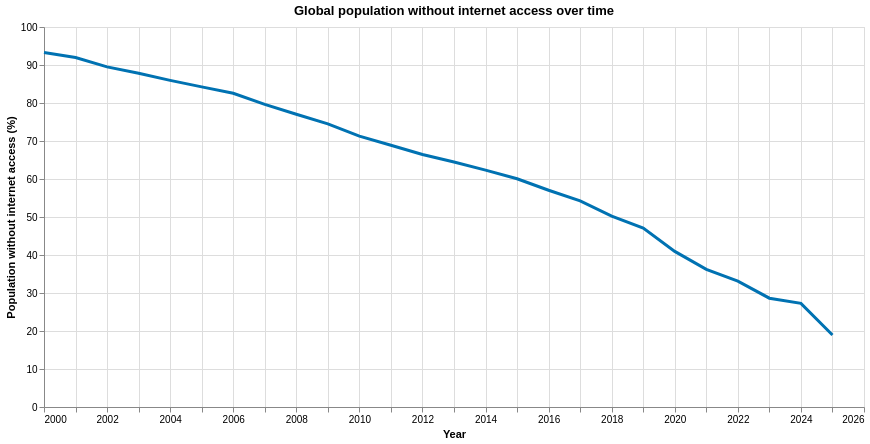

Here is the notebook cell this chart was saved with:
### Markdown cell above
## Global population-weighted trend

This line uses country population weights, so larger countries contribute more to the global estimate.

### Code cell
trend_rows = []
for year, group in result['joined'].groupby('year'):
    trend_rows.append({
        'year': year,
        'global_access_pct': (group['indicator_value'] * group['country_population']).sum() / group['country_population'].sum(),
        'global_without_access_pct': (group['deprivation_proxy'] * group['country_population']).sum() / group['country_population'].sum(),
        'countries_with_data': group['code'].nunique(),
    })
global_trend = pd.DataFrame(trend_rows).sort_values('year')
trend_line = (
    alt.Chart(global_trend)
    .mark_line(color='#0072B2', strokeWidth=3)
    .encode(
        x=alt.X('year:Q', title='Year', axis=alt.Axis(format='d')),
        y=alt.Y('global_without_access_pct:Q', title='Population without internet access (%)'),
        tooltip=[
            alt.Tooltip('year:O', title='Year'),
            alt.Tooltip('global_without_access_pct:Q', title='Without access (%)', format='.2f'),
            alt.Tooltip('global_access_pct:Q', title='Internet use (%)', format='.2f'),
            alt.Tooltip('countries_with_data:Q', title='Countries with data'),
        ],
    )
    .properties(width=820, height=380, title='Global population without internet access over time')
)
trend_line

### Figure 1 — Vega-Lite specification as saved in the notebook (floating-point values rounded to 4 significant figures)
{"config": {"view": {"continuousWidth": 300, "continuousHeight": 300}}, "data": {"name": "data-3feb151657dde490228e6ed352afacd1"}, "mark": {"type": "line", "color": "#0072B2", "strokeWidth": 3}, "encoding": {"tooltip": [{"field": "year", "title": "Year", "type": "ordinal"}, {"field": "global_without_access_pct", "format": ".2f", "title": "Without access (%)", "type": "quantitative"}, {"field": "global_access_pct", "format": ".2f", "title": "Internet use (%)", "type": "quantitative"}, {"field": "countries_with_data", "title": "Countries with data", "type": "quantitative"}], "x": {"axis": {"format": "d"}, "field": "year", "title": "Year", "type": "quantitative"}, "y": {"field": "global_without_access_pct", "title": "Population without internet access (%)", "type": "quantitative"}}, "height": 380, "title": "Global population without internet access over time", "width": 820, "$schema": "https://vega.github.io/schema/vega-lite/v6.4.1.json", "datasets": {"data-3feb151657dde490228e6ed352afacd1": [{"year": 2000, "global_access_pct": 6.736, "global_without_access_pct": 93.26, "countries_with_data": 197}, {"year": 2001, "global_access_pct": 8.044, "global_without_access_pct": 91.96, "countries_with_data": 200}, {"year": 2002, "global_access_pct": 10.5, "global_without_access_pct": 89.5, "countries_with_data": 203}, {"year": 2003, "global_access_pct": 12.18, "global_without_access_pct": 87.82, "countries_with_data": 196}, {"year": 2004, "global_access_pct": 14.05, "global_without_access_pct": 85.95, "countries_with_data": 199}, {"year": 2005, "global_access_pct": 15.75, "global_without_access_pct": 84.25, "countries_with_data": 200}, {"year": 2006, "global_access_pct": 17.43, "global_without_access_pct": 82.57, "countries_with_data": 201}, {"year": 2007, "global_access_pct": 20.37, "global_without_access_pct": 79.63, "countries_with_data": 204}, {"year": 2008, "global_access_pct": 22.96, "global_without_access_pct": 77.04, "countries_with_data": 203}, {"year": 2009, "global_access_pct": 25.49, "global_without_access_pct": 74.51, "countries_with_data": 203}, {"year": 2010, "global_access_pct": 28.72, "global_without_access_pct": 71.28, "countries_with_data": 202}, {"year": 2011, "global_access_pct": 31.11, "global_without_access_pct": 68.89, "countries_with_data": 205}, {"year": 2012, "global_access_pct": 33.55, "global_without_access_pct": 66.45, "countries_with_data": 204}, {"year": 2013, "global_access_pct": 35.53, "global_without_access_pct": 64.47, "countries_with_data": 202}, {"year": 2014, "global_access_pct": 37.66, "global_without_access_pct": 62.34, "countries_with_data": 202}, {"year": 2015, "global_access_pct": 39.95, "global_without_access_pct": 60.05, "countries_with_data": 202}, {"year": 2016, "global_access_pct": 42.96, "global_without_access_pct": 57.04, "countries_with_data": 204}, {"year": 2017, "global_access_pct": 45.75, "global_without_access_pct": 54.25, "countries_with_data": 200}, {"year": 2018, "global_access_pct": 49.79, "global_without_access_pct": 50.21, "countries_with_data": 182}, {"year": 2019, "global_access_pct": 52.9, "global_without_access_pct": 47.1, "countries_with_data": 190}, {"year": 2020, "global_access_pct": 59.05, "global_without_access_pct": 40.95, "countries_with_data": 185}, {"year": 2021, "global_access_pct": 63.79, "global_without_access_pct": 36.21, "countries_with_data": 181}, {"year": 2022, "global_access_pct": 66.87, "global_without_access_pct": 33.13, "countries_with_data": 183}, {"year": 2023, "global_access_pct": 71.37, "global_without_access_pct": 28.63, "countries_with_data": 182}, {"year": 2024, "global_access_pct": 72.73, "global_without_access_pct": 27.27, "countries_with_data": 183}, {"year": 2025, "global_access_pct": 81.06, "global_without_access_pct": 18.94, "countries_with_data": 10}]}}
